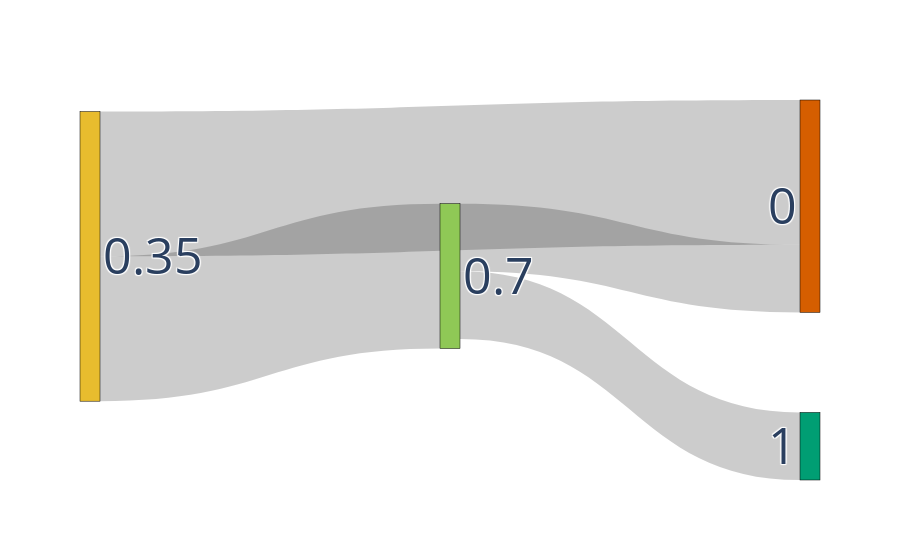

Notebook source saved alongside this figure:
### Code cell
import plotly.graph_objects as go
label = ["0.35", "0.7", "1", "0"]
fig = go.Figure(data=[go.Sankey(
    node = dict(
      pad = 100,
      thickness = 20,
      line = dict(color = "black", width = 0.5),
      label = label,
      color = [rgb2hex(cmap(float(s))) for s in label]#["#FFD700", "#80AA06", "#054907", "#9A0200"]
    ),
    link = dict(
      source = [0, 0, 1, 1], # indices correspond to labels, eg A1, A2, A1, B1, ...
      target = [3, 1, 3, 2],
      value = [22.5, 22.5, 10.5, 10.5] # for 100 assumed users
  ))])

#fig.update_layout(title_text="Basic Sankey Diagram", font_size=10)
fig.update_layout(
    font=dict(size = 50)
)
fig.write_image("out/sankey_example.png")
fig.show()

### Figure 1 — Plotly figure (JSON) as saved in the notebook; plotly's stock layout.template omitted (floating-point values rounded to 4 significant figures)
{"data": [{"link": {"source": [0, 0, 1, 1], "target": [3, 1, 3, 2], "value": [22.5, 22.5, 10.5, 10.5]}, "node": {"color": ["#e8bc2e", "#8fc856", "#009e73", "#d55e00"], "label": ["0.35", "0.7", "1", "0"], "line": {"color": "black", "width": 0.5}, "pad": 100, "thickness": 20}, "type": "sankey"}], "layout": {"font": {"size": 50}}}
